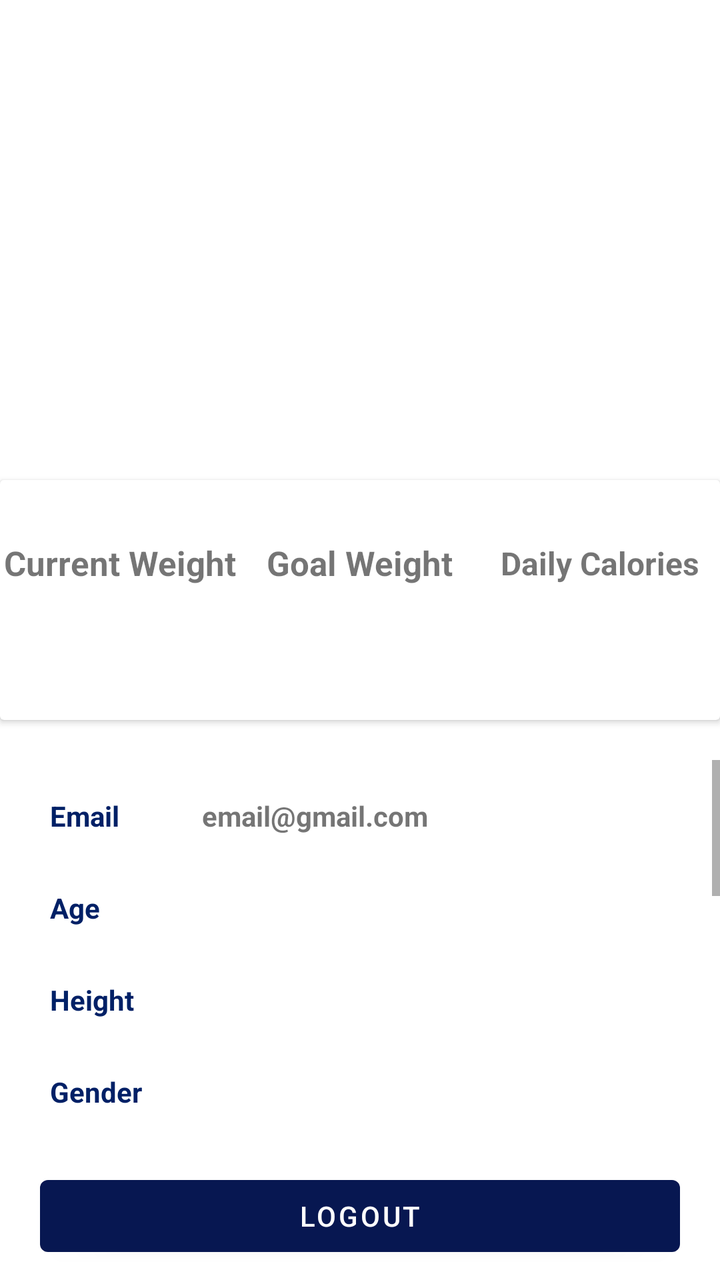
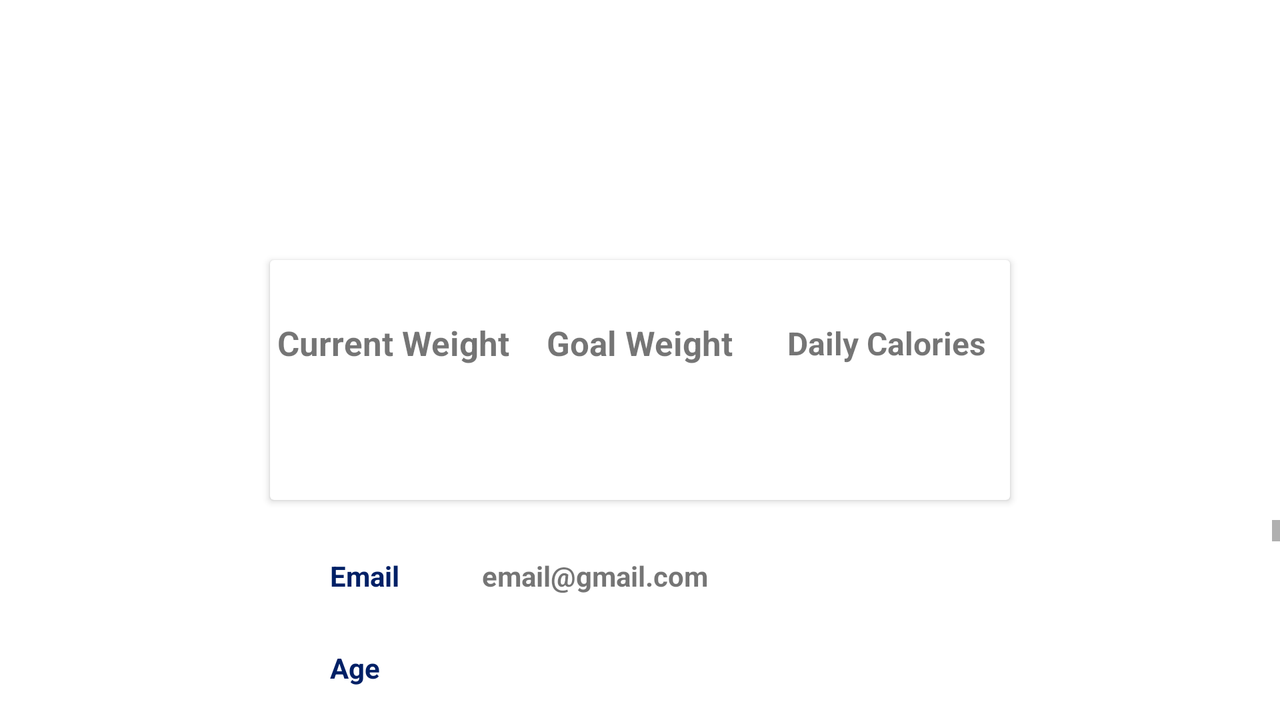

An Android layout and its configuration variant, each rendered on a device that would load it. The default file and the variant file are quoted in full after the pictures.
<!-- AndroidManifest.xml: application theme Theme.FitnessApp -->
<!-- res/layout/fragment_user_profile.xml -->
<?xml version="1.0" encoding="utf-8"?>
<LinearLayout xmlns:android="http://schemas.android.com/apk/res/android"
    xmlns:app="http://schemas.android.com/apk/res-auto"
    android:layout_width="fill_parent"
    android:layout_height="fill_parent"
    android:id="@+id/profile"
    android:background="@color/white"
    android:orientation="vertical">

    <RelativeLayout
        android:layout_width="fill_parent"
        android:layout_height="380dp">

        <LinearLayout
            android:layout_width="match_parent"
            android:layout_height="300dp"
            android:background="@drawable/gradientbackground"
            android:orientation="vertical">

            <ImageView
                android:id="@+id/test"
                android:layout_width="130dp"
                android:layout_height="130dp"
                android:layout_gravity="center_horizontal"
                android:layout_marginTop="50dp"
                app:srcCompat="@drawable/ic_baseline_supervised_user_circle_24"/>

            <TextView
                android:layout_width="wrap_content"
                android:layout_height="wrap_content"
                android:layout_gravity="center_horizontal"
                android:layout_marginTop="20dp"
                android:text="App User"
                android:textColor="#fff"
                android:textSize="21sp"
                android:textStyle="bold" />
        </LinearLayout>

        <androidx.cardview.widget.CardView
            android:layout_width="370dp"
            android:layout_height="120dp"
            android:layout_centerHorizontal="true"
            android:layout_marginTop="240dp">

            <LinearLayout
                android:layout_width="match_parent"
                android:layout_height="match_parent"
                android:orientation="horizontal"
                android:weightSum="3">

                <LinearLayout
                    android:layout_width="0dp"
                    android:layout_height="match_parent"
                    android:layout_weight="1"
                    android:gravity="center"
                    android:orientation="vertical">

                    <TextView
                        android:layout_width="wrap_content"
                        android:layout_height="wrap_content"
                        android:text="Current Weight"
                        android:textSize="17sp"
                        android:textStyle="bold" />

                    <TextView
                        android:id="@+id/currentWeight"
                        android:layout_width="wrap_content"
                        android:layout_height="wrap_content"
                        android:paddingTop="10dp"
                        android:textColor="@color/startblue"
                        android:textSize="20sp"
                        android:textStyle="bold" />

                </LinearLayout>

                <LinearLayout
                    android:layout_width="0dp"
                    android:layout_height="match_parent"
                    android:layout_weight="1"
                    android:gravity="center"
                    android:orientation="vertical">

                    <TextView
                        android:layout_width="wrap_content"
                        android:layout_height="wrap_content"
                        android:text="Goal Weight"
                        android:textSize="17sp"
                        android:textStyle="bold" />

                    <TextView
                        android:id="@+id/goal_weight"
                        android:layout_width="wrap_content"
                        android:layout_height="wrap_content"
                        android:paddingTop="10dp"
                        android:textColor="@color/startblue"
                        android:textSize="20sp"
                        android:textStyle="bold" />

                </LinearLayout>

                <LinearLayout
                    android:layout_width="0dp"
                    android:layout_height="match_parent"
                    android:layout_weight="1"
                    android:gravity="center"
                    android:orientation="vertical">

                    <TextView
                        android:layout_width="wrap_content"
                        android:layout_height="wrap_content"
                        android:text="Daily Calories"
                        android:textSize="16sp"
                        android:textStyle="bold" />

                    <TextView
                        android:id="@+id/dailyCalories"
                        android:layout_width="wrap_content"
                        android:layout_height="wrap_content"
                        android:paddingTop="10dp"
                        android:textColor="@color/startblue"
                        android:textSize="20sp"
                        android:textStyle="bold" />

                </LinearLayout>
            </LinearLayout>

        </androidx.cardview.widget.CardView>
    </RelativeLayout>

    <ScrollView
        android:layout_width="fill_parent"
        android:layout_height="fill_parent">
        <LinearLayout
            android:layout_width="fill_parent"
            android:layout_height="fill_parent"
            android:orientation="vertical">
            <LinearLayout
                android:layout_width="360dp"
                android:layout_height="wrap_content"
                android:orientation="vertical"
                android:layout_gravity="center"
                android:layout_marginTop="10dp">
                <LinearLayout
                    android:orientation="horizontal"
                    android:paddingLeft="25dp"
                    android:layout_width="match_parent"
                    android:layout_height="wrap_content">

                    <TextView
                        android:layout_width="56dp"
                        android:layout_height="36dp"
                        android:text="Email"
                        android:textColor="@color/blue"
                        android:textStyle="bold"
                        android:gravity="center_vertical"/>

                    <TextView
                        android:id="@+id/email"
                        android:textStyle="bold"
                        android:layout_gravity="center_vertical"
                        android:layout_width="wrap_content"
                        android:layout_height="wrap_content"
                        android:text="email@gmail.com"
                        android:paddingLeft="20dp" />
                </LinearLayout>
                <LinearLayout
                    android:layout_marginTop="10dp"
                    android:orientation="horizontal"
                    android:paddingLeft="25dp"
                    android:layout_width="match_parent"
                    android:layout_height="wrap_content">

                    <TextView
                        android:layout_width="55dp"
                        android:layout_height="36dp"
                        android:text="Age"
                        android:textStyle="bold"
                        android:textColor="@color/blue"
                        android:gravity="center_vertical"/>
                    <TextView
                        android:id="@+id/age"
                        android:textStyle="bold"
                        android:layout_gravity="center_vertical"
                        android:layout_width="wrap_content"
                        android:layout_height="wrap_content"
                        android:paddingLeft="20dp" />
                </LinearLayout>

                <LinearLayout
                    android:layout_width="match_parent"
                    android:layout_height="wrap_content"
                    android:layout_marginTop="10dp"
                    android:orientation="horizontal"
                    android:paddingLeft="25dp">

                    <TextView
                        android:layout_width="56dp"
                        android:layout_height="36dp"
                        android:gravity="center_vertical"
                        android:text="Height"
                        android:textColor="@color/blue"
                        android:textStyle="bold" />

                    <TextView
                        android:id="@+id/height"
                        android:layout_width="wrap_content"
                        android:layout_height="wrap_content"
                        android:layout_gravity="center_vertical"
                        android:paddingLeft="20dp"
                        android:textStyle="bold" />
                </LinearLayout>
                <LinearLayout
                    android:layout_marginTop="10dp"
                    android:orientation="horizontal"
                    android:paddingLeft="25dp"
                    android:layout_width="match_parent"
                    android:layout_height="wrap_content">

                    <TextView
                        android:layout_width="55dp"
                        android:layout_height="36dp"
                        android:text="Gender"
                        android:textStyle="bold"
                        android:textColor="@color/blue"
                        android:gravity="center_vertical"/>
                    <TextView
                        android:id="@+id/gender"
                        android:textStyle="bold"
                        android:layout_gravity="center_vertical"
                        android:layout_width="wrap_content"
                        android:layout_height="wrap_content"
                        android:paddingLeft="20dp" />
                </LinearLayout>
            </LinearLayout>


            <Button
                android:layout_width="match_parent"
                android:layout_height="wrap_content"
                android:id="@+id/logoutButton"
                android:text="LOGOUT"
                android:layout_marginLeft="20dp"
                android:layout_marginRight="20dp"
                android:layout_marginTop="20dp"></Button>

            <LinearLayout
                android:orientation="horizontal"
                android:layout_width="400dp"
                android:layout_height="wrap_content"
                android:layout_marginTop="20dp"
                android:gravity="center"
                android:paddingLeft="4dp">

                <LinearLayout
                    android:layout_width="match_parent"
                    android:layout_height="wrap_content"
                    android:orientation="horizontal">

                    <LinearLayout
                        android:layout_width="wrap_content"
                        android:layout_height="wrap_content">

                        <Button
                            android:id="@+id/beforePhotoBtn"
                            android:layout_width="195dp"
                            android:layout_height="50dp"
                            android:background="@drawable/buttonstyle"
                            android:gravity="center"
                            android:text="Take Before Photo"
                            android:textColor="#fff" />
                    </LinearLayout>

                    <LinearLayout
                        android:layout_width="wrap_content"
                        android:layout_height="wrap_content"
                        android:paddingLeft="5dp">

                        <Button
                            android:id="@+id/afterPhotoBtn"
                            android:layout_width="185dp"
                            android:layout_height="50dp"
                            android:layout_gravity="center_horizontal"
                            android:background="@drawable/buttonstyle"
                            android:gravity="center"
                            android:text="Take After Photo"
                            android:textColor="#fff" />
                    </LinearLayout>
                </LinearLayout>
            </LinearLayout>

            <LinearLayout
                android:layout_width="match_parent"
                android:layout_height="wrap_content"
                android:layout_marginTop="20dp"
                android:orientation="vertical"
                android:gravity="center">

                <TextView
                    android:layout_width="match_parent"
                    android:layout_height="wrap_content"
                    android:text="Before Photo"
                    android:gravity="center"
                    android:textSize="20sp"
                    android:textStyle="bold">

                </TextView>
                <ImageView
                    android:id="@+id/beforePhoto"
                    android:layout_width="200dp"
                    android:layout_height="300dp">
                </ImageView>

                <TextView
                    android:layout_width="match_parent"
                    android:layout_height="wrap_content"
                    android:text="After Photo"
                    android:gravity="center"
                    android:textSize="20sp"
                    android:textStyle="bold">
                </TextView>

                <ImageView
                    android:id="@+id/afterPhoto"
                    android:layout_width="200dp"
                    android:layout_height="300dp">
                </ImageView>
            </LinearLayout>
        </LinearLayout>
    </ScrollView>

</LinearLayout>
<!-- resources referenced by this layout -->
<resources>
  <color name="blue">#002066</color>
  <color name="startblue">#99bbff</color>
  <color name="white">#FFFFFFFF</color>
  <!-- drawable buttonstyle (drawable) -->
  <?xml version="1.0" encoding="utf-8"?>
  <shape xmlns:android="http://schemas.android.com/apk/res/android">
      <solid android:color="@color/grey" />
      <padding android:top="15dp"
          android:left="15dp"
          android:right="15dp"
          android:bottom="15dp" />
      <corners android:radius="45dp" />
  </shape>
  <style name="Theme.FitnessApp" parent="Theme.MaterialComponents.DayNight.DarkActionBar">
          
          <item name="colorPrimary">#071751</item>
          <item name="colorPrimaryVariant">#0C247C</item>
          <item name="colorOnPrimary">@color/white</item>
          
          <item name="colorSecondary">@color/teal_200</item>
          <item name="colorSecondaryVariant">@color/teal_700</item>
          <item name="colorOnSecondary">@color/black</item>
          
          <item name="android:statusBarColor" tools:targetApi="l">?attr/colorPrimaryVariant</item>
          
      </style>
  <color name="grey">#8c8c8c</color>
  <color name="teal_200">#FF03DAC5</color>
  <color name="teal_700">#FF018786</color>
  <color name="black">#FF000000</color>
</resources>
<!-- res/layout-land/fragment_user_profile.xml (the repository's variant of the layout above) -->
<!-- drawn on the phone turned sideways -->
<?xml version="1.0" encoding="utf-8"?>
<LinearLayout xmlns:android="http://schemas.android.com/apk/res/android"
    xmlns:app="http://schemas.android.com/apk/res-auto"
    android:layout_width="fill_parent"
    android:layout_height="fill_parent"
    android:id="@+id/profile"
    android:background="@color/white"
    android:orientation="vertical">

    <RelativeLayout
        android:layout_width="fill_parent"
        android:layout_height="260dp">

        <LinearLayout
            android:layout_width="match_parent"
            android:layout_height="140dp"
            android:background="@drawable/gradientbackground"
            android:orientation="vertical">

            <ImageView
                android:id="@+id/test"
                android:layout_width="80dp"
                android:layout_height="80dp"
                android:layout_gravity="center_horizontal"
                android:layout_marginTop="10dp"
                app:srcCompat="@drawable/ic_baseline_supervised_user_circle_24"/>

            <TextView
                android:layout_width="wrap_content"
                android:layout_height="wrap_content"
                android:layout_gravity="center_horizontal"
                android:layout_marginTop="10dp"
                android:text="App User"
                android:textColor="#fff"
                android:textSize="21sp"
                android:textStyle="bold" />
        </LinearLayout>

        <androidx.cardview.widget.CardView
            android:layout_width="370dp"
            android:layout_height="120dp"
            android:layout_centerHorizontal="true"
            android:layout_marginTop="130dp">

            <LinearLayout
                android:layout_width="match_parent"
                android:layout_height="match_parent"
                android:orientation="horizontal"
                android:weightSum="3">

                <LinearLayout
                    android:layout_width="0dp"
                    android:layout_height="match_parent"
                    android:layout_weight="1"
                    android:gravity="center"
                    android:orientation="vertical">

                    <TextView
                        android:layout_width="wrap_content"
                        android:layout_height="wrap_content"
                        android:text="Current Weight"
                        android:textSize="17sp"
                        android:textStyle="bold" />

                    <TextView
                        android:id="@+id/currentWeight"
                        android:layout_width="wrap_content"
                        android:layout_height="wrap_content"
                        android:paddingTop="10dp"
                        android:textColor="@color/startblue"
                        android:textSize="20sp"
                        android:textStyle="bold" />

                </LinearLayout>

                <LinearLayout
                    android:layout_width="0dp"
                    android:layout_height="match_parent"
                    android:layout_weight="1"
                    android:gravity="center"
                    android:orientation="vertical">

                    <TextView
                        android:layout_width="wrap_content"
                        android:layout_height="wrap_content"
                        android:text="Goal Weight"
                        android:textSize="17sp"
                        android:textStyle="bold" />

                    <TextView
                        android:id="@+id/goal_weight"
                        android:layout_width="wrap_content"
                        android:layout_height="wrap_content"
                        android:paddingTop="10dp"
                        android:textColor="@color/startblue"
                        android:textSize="20sp"
                        android:textStyle="bold" />

                </LinearLayout>

                <LinearLayout
                    android:layout_width="0dp"
                    android:layout_height="match_parent"
                    android:layout_weight="1"
                    android:gravity="center"
                    android:orientation="vertical">

                    <TextView
                        android:layout_width="wrap_content"
                        android:layout_height="wrap_content"
                        android:text="Daily Calories"
                        android:textSize="16sp"
                        android:textStyle="bold" />

                    <TextView
                        android:id="@+id/dailyCalories"
                        android:layout_width="wrap_content"
                        android:layout_height="wrap_content"
                        android:paddingTop="10dp"
                        android:textColor="@color/startblue"
                        android:textSize="20sp"
                        android:textStyle="bold" />

                </LinearLayout>
            </LinearLayout>

        </androidx.cardview.widget.CardView>
    </RelativeLayout>

    <ScrollView
        android:layout_width="fill_parent"
        android:layout_height="fill_parent">
        <LinearLayout
            android:layout_width="fill_parent"
            android:layout_height="fill_parent"
            android:orientation="vertical">
            <LinearLayout
                android:layout_width="360dp"
                android:layout_height="wrap_content"
                android:orientation="vertical"
                android:layout_gravity="center"
                android:layout_marginTop="10dp">
                <LinearLayout
                    android:orientation="horizontal"
                    android:paddingLeft="25dp"
                    android:layout_width="match_parent"
                    android:layout_height="wrap_content">

                    <TextView
                        android:layout_width="56dp"
                        android:layout_height="36dp"
                        android:text="Email"
                        android:textColor="@color/blue"
                        android:textStyle="bold"
                        android:gravity="center_vertical"/>

                    <TextView
                        android:id="@+id/email"
                        android:textStyle="bold"
                        android:layout_gravity="center_vertical"
                        android:layout_width="wrap_content"
                        android:layout_height="wrap_content"
                        android:text="email@gmail.com"
                        android:paddingLeft="20dp" />
                </LinearLayout>
                <LinearLayout
                    android:layout_marginTop="10dp"
                    android:orientation="horizontal"
                    android:paddingLeft="25dp"
                    android:layout_width="match_parent"
                    android:layout_height="wrap_content">

                    <TextView
                        android:layout_width="55dp"
                        android:layout_height="36dp"
                        android:text="Age"
                        android:textStyle="bold"
                        android:textColor="@color/blue"
                        android:gravity="center_vertical"/>
                    <TextView
                        android:id="@+id/age"
                        android:textStyle="bold"
                        android:layout_gravity="center_vertical"
                        android:layout_width="wrap_content"
                        android:layout_height="wrap_content"
                        android:paddingLeft="20dp" />
                </LinearLayout>

                <LinearLayout
                    android:layout_width="match_parent"
                    android:layout_height="wrap_content"
                    android:layout_marginTop="10dp"
                    android:orientation="horizontal"
                    android:paddingLeft="25dp">

                    <TextView
                        android:layout_width="56dp"
                        android:layout_height="36dp"
                        android:gravity="center_vertical"
                        android:text="Height"
                        android:textColor="@color/blue"
                        android:textStyle="bold" />

                    <TextView
                        android:id="@+id/height"
                        android:layout_width="wrap_content"
                        android:layout_height="wrap_content"
                        android:layout_gravity="center_vertical"
                        android:paddingLeft="20dp"
                        android:textStyle="bold" />
                </LinearLayout>
                <LinearLayout
                    android:layout_marginTop="10dp"
                    android:orientation="horizontal"
                    android:paddingLeft="25dp"
                    android:layout_width="match_parent"
                    android:layout_height="wrap_content">

                    <TextView
                        android:layout_width="55dp"
                        android:layout_height="36dp"
                        android:text="Gender"
                        android:textStyle="bold"
                        android:textColor="@color/blue"
                        android:gravity="center_vertical"/>
                    <TextView
                        android:id="@+id/gender"
                        android:textStyle="bold"
                        android:layout_gravity="center_vertical"
                        android:layout_width="wrap_content"
                        android:layout_height="wrap_content"
                        android:paddingLeft="20dp" />
                </LinearLayout>
            </LinearLayout>

            <LinearLayout
                android:orientation="horizontal"
                android:layout_width="match_parent"
                android:layout_height="wrap_content"
                android:layout_marginTop="20dp"
                android:gravity="center"
                android:paddingLeft="4dp">
                <Button
                    android:id="@+id/beforePhotoBtn"
                    android:layout_width="195dp"
                    android:layout_height="50dp"
                    android:background="@drawable/buttonstyle"
                    android:gravity="center"
                    android:text="Take Before Photo"
                    android:textColor="#fff" />

                <Button
                    android:id="@+id/afterPhotoBtn"
                    android:layout_width="185dp"
                    android:layout_height="50dp"
                    android:layout_gravity="center_horizontal"
                    android:background="@drawable/buttonstyle"
                    android:gravity="center"
                    android:text="Take After Photo"
                    android:textColor="#fff" />
            </LinearLayout>

            <LinearLayout
                android:layout_width="match_parent"
                android:layout_height="wrap_content"
                android:layout_marginTop="20dp"
                android:orientation="vertical"
                android:gravity="center">

                <TextView
                    android:layout_width="match_parent"
                    android:layout_height="wrap_content"
                    android:text="Before Photo"
                    android:gravity="center"
                    android:textSize="20sp"
                    android:textStyle="bold">

                </TextView>
                <ImageView
                    android:id="@+id/beforePhoto"
                    android:layout_width="200dp"
                    android:layout_height="300dp">
                </ImageView>

                <TextView
                    android:layout_width="match_parent"
                    android:layout_height="wrap_content"
                    android:text="After Photo"
                    android:gravity="center"
                    android:textSize="20sp"
                    android:textStyle="bold">
                </TextView>

                <ImageView
                    android:id="@+id/afterPhoto"
                    android:layout_width="200dp"
                    android:layout_height="300dp">
                </ImageView>
            </LinearLayout>
        </LinearLayout>
    </ScrollView>

</LinearLayout>
